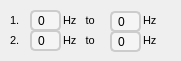
       <widget class="QWidget" name="BandPassSettings" native="true">
        <property name="geometry">
         <rect>
          <x>10</x>
          <y>120</y>
          <width>181</width>
          <height>61</height>
         </rect>
        </property>
        <property name="sizePolicy">
         <sizepolicy hsizetype="Expanding" vsizetype="Expanding">
          <horstretch>0</horstretch>
          <verstretch>0</verstretch>
         </sizepolicy>
        </property>
        <property name="styleSheet">
         <string notr="true">QGroupBox {

    background-color: transparent; /* No background */
   
}</string>
        </property>
        <widget class="QLabel" name="label_32">
         <property name="geometry">
          <rect>
           <x>140</x>
           <y>30</y>
           <width>21</width>
           <height>21</height>
          </rect>
         </property>
         <property name="styleSheet">
          <string notr="true">QLabel {
    font-family: &quot;Montserrat SemiBold&quot;, sans-serif; /* Use Montserrat ExtraBold */
    color: black; /* Text color */
    font-size: 11px
}
</string>
         </property>
         <property name="text">
          <string> Hz</string>
         </property>
        </widget>
        <widget class="QLineEdit" name="BP1Start">
         <property name="geometry">
          <rect>
           <x>30</x>
           <y>10</y>
           <width>31</width>
           <height>21</height>
          </rect>
         </property>
         <property name="styleSheet">
          <string notr="true">/* === QLineEdit Styling (Base Style) === */
QLineEdit {
    font-family: 'Montserrat Medium';
    font-size: 12px;
    color: #000000; /* Dark text */
    background-color: #f5f5f5; /* Light background */
    border: 2px solid #ccc; /* Modern border */
    border-radius: 5px;
    padding: 4px;
}

/* === Hover Effect (Similar to SpinBox) === */
QLineEdit:hover {
    background-color: #e0e0e0; /* Light grey background on hover */
    border: 2px solid #aaa; /* Darker border on hover */
}

/* === Focus Effect (When User Clicks) === */
QLineEdit:focus {
    border: 2px solid #0047B2; /* Blue border when active */
    background-color: #ffffff; /* White background when typing */
}

/* === Placeholder Text Styling === */
QLineEdit::placeholder {
    color: #808080; /* Grey placeholder text */
    font-style: italic;
}

/* === Up &amp; Down Arrow Effects (If Used in Number Input) === */
QLineEdit::up-button {
    background-color: #e0e0e0;
    border: 1px solid #ccc;
    border-radius: 3px;
    width: 15px;
    height: 6px;
    image: url(:/images/up_arrow.png);
}

QLineEdit::down-button {
    background-color: #e0e0e0;
    border: 1px solid #ccc;
    border-radius: 3px;
    width: 15px;
    height: 6px;
    image: url(:/images/down_arrow.png);
}

QLineEdit::up-button:hover, QLineEdit::down-button:hover {
    background-color: #b0b0b0;
}
</string>
         </property>
         <property name="text">
          <string>0</string>
         </property>
        </widget>
        <widget class="QLineEdit" name="BP1End">
         <property name="geometry">
          <rect>
           <x>110</x>
           <y>11</y>
           <width>31</width>
           <height>21</height>
          </rect>
         </property>
         <property name="styleSheet">
          <string notr="true">/* === QLineEdit Styling (Base Style) === */
QLineEdit {
    font-family: 'Montserrat Medium';
    font-size: 12px;
    color: #000000; /* Dark text */
    background-color: #f5f5f5; /* Light background */
    border: 2px solid #ccc; /* Modern border */
    border-radius: 5px;
    padding: 4px;
}

/* === Hover Effect (Similar to SpinBox) === */
QLineEdit:hover {
    background-color: #e0e0e0; /* Light grey background on hover */
    border: 2px solid #aaa; /* Darker border on hover */
}

/* === Focus Effect (When User Clicks) === */
QLineEdit:focus {
    border: 2px solid #0047B2; /* Blue border when active */
    background-color: #ffffff; /* White background when typing */
}

/* === Placeholder Text Styling === */
QLineEdit::placeholder {
    color: #808080; /* Grey placeholder text */
    font-style: italic;
}

/* === Up &amp; Down Arrow Effects (If Used in Number Input) === */
QLineEdit::up-button {
    background-color: #e0e0e0;
    border: 1px solid #ccc;
    border-radius: 3px;
    width: 15px;
    height: 6px;
    image: url(:/images/up_arrow.png);
}

QLineEdit::down-button {
    background-color: #e0e0e0;
    border: 1px solid #ccc;
    border-radius: 3px;
    width: 15px;
    height: 6px;
    image: url(:/images/down_arrow.png);
}

QLineEdit::up-button:hover, QLineEdit::down-button:hover {
    background-color: #b0b0b0;
}
</string>
         </property>
         <property name="text">
          <string>0</string>
         </property>
        </widget>
        <widget class="QLabel" name="label_30">
         <property name="geometry">
          <rect>
           <x>140</x>
           <y>10</y>
           <width>21</width>
           <height>21</height>
          </rect>
         </property>
         <property name="styleSheet">
          <string notr="true">QLabel {
    font-family: &quot;Montserrat SemiBold&quot;, sans-serif; /* Use Montserrat ExtraBold */
    color: black; /* Text color */
    font-size: 11px
}
</string>
         </property>
         <property name="text">
          <string> Hz</string>
         </property>
        </widget>
        <widget class="QLabel" name="label_34">
         <property name="geometry">
          <rect>
           <x>10</x>
           <y>30</y>
           <width>16</width>
           <height>21</height>
          </rect>
         </property>
         <property name="styleSheet">
          <string notr="true">QLabel {
    font-family: &quot;Montserrat SemiBold&quot;, sans-serif; /* Use Montserrat ExtraBold */
    color: black; /* Text color */
    font-size: 11px
}
</string>
         </property>
         <property name="text">
          <string>2.</string>
         </property>
        </widget>
        <widget class="QLabel" name="label_31">
         <property name="geometry">
          <rect>
           <x>60</x>
           <y>30</y>
           <width>51</width>
           <height>21</height>
          </rect>
         </property>
         <property name="styleSheet">
          <string notr="true">QLabel {
    font-family: &quot;Montserrat SemiBold&quot;, sans-serif; /* Use Montserrat ExtraBold */
    color: black; /* Text color */
    font-size: 11px
}
</string>
         </property>
         <property name="text">
          <string> Hz   to</string>
         </property>
        </widget>
        <widget class="QLabel" name="label_29">
         <property name="geometry">
          <rect>
           <x>60</x>
           <y>10</y>
           <width>51</width>
           <height>21</height>
          </rect>
         </property>
         <property name="styleSheet">
          <string notr="true">QLabel {
    font-family: &quot;Montserrat SemiBold&quot;, sans-serif; /* Use Montserrat ExtraBold */
    color: black; /* Text color */
    font-size: 11px
}
</string>
         </property>
         <property name="text">
          <string> Hz   to</string>
         </property>
        </widget>
        <widget class="QLabel" name="label_33">
         <property name="geometry">
          <rect>
           <x>10</x>
           <y>10</y>
           <width>16</width>
           <height>21</height>
          </rect>
         </property>
         <property name="styleSheet">
          <string notr="true">QLabel {
    font-family: &quot;Montserrat SemiBold&quot;, sans-serif; /* Use Montserrat ExtraBold */
    color: black; /* Text color */
    font-size: 11px
}
</string>
         </property>
         <property name="text">
          <string>1.</string>
         </property>
        </widget>
        <widget class="QLineEdit" name="BP2Start">
         <property name="geometry">
          <rect>
           <x>30</x>
           <y>30</y>
           <width>31</width>
           <height>21</height>
          </rect>
         </property>
         <property name="styleSheet">
          <string notr="true">/* === QLineEdit Styling (Base Style) === */
QLineEdit {
    font-family: 'Montserrat Medium';
    font-size: 12px;
    color: #000000; /* Dark text */
    background-color: #f5f5f5; /* Light background */
    border: 2px solid #ccc; /* Modern border */
    border-radius: 5px;
    padding: 4px;
}

/* === Hover Effect (Similar to SpinBox) === */
QLineEdit:hover {
    background-color: #e0e0e0; /* Light grey background on hover */
    border: 2px solid #aaa; /* Darker border on hover */
}

/* === Focus Effect (When User Clicks) === */
QLineEdit:focus {
    border: 2px solid #0047B2; /* Blue border when active */
    background-color: #ffffff; /* White background when typing */
}

/* === Placeholder Text Styling === */
QLineEdit::placeholder {
    color: #808080; /* Grey placeholder text */
    font-style: italic;
}

/* === Up &amp; Down Arrow Effects (If Used in Number Input) === */
QLineEdit::up-button {
    background-color: #e0e0e0;
    border: 1px solid #ccc;
    border-radius: 3px;
    width: 15px;
    height: 6px;
    image: url(:/images/up_arrow.png);
}

QLineEdit::down-button {
    background-color: #e0e0e0;
    border: 1px solid #ccc;
    border-radius: 3px;
    width: 15px;
    height: 6px;
    image: url(:/images/down_arrow.png);
}

QLineEdit::up-button:hover, QLineEdit::down-button:hover {
    background-color: #b0b0b0;
}
</string>
         </property>
         <property name="text">
          <string>0</string>
         </property>
        </widget>
        <widget class="QLineEdit" name="BP2End">
         <property name="geometry">
          <rect>
           <x>110</x>
           <y>31</y>
           <width>31</width>
           <height>21</height>
          </rect>
         </property>
         <property name="styleSheet">
          <string notr="true">/* === QLineEdit Styling (Base Style) === */
QLineEdit {
    font-family: 'Montserrat Medium';
    font-size: 12px;
    color: #000000; /* Dark text */
    background-color: #f5f5f5; /* Light background */
    border: 2px solid #ccc; /* Modern border */
    border-radius: 5px;
    padding: 4px;
}

/* === Hover Effect (Similar to SpinBox) === */
QLineEdit:hover {
    background-color: #e0e0e0; /* Light grey background on hover */
    border: 2px solid #aaa; /* Darker border on hover */
}

/* === Focus Effect (When User Clicks) === */
QLineEdit:focus {
    border: 2px solid #0047B2; /* Blue border when active */
    background-color: #ffffff; /* White background when typing */
}

/* === Placeholder Text Styling === */
QLineEdit::placeholder {
    color: #808080; /* Grey placeholder text */
    font-style: italic;
}

/* === Up &amp; Down Arrow Effects (If Used in Number Input) === */
QLineEdit::up-button {
    background-color: #e0e0e0;
    border: 1px solid #ccc;
    border-radius: 3px;
    width: 15px;
    height: 6px;
    image: url(:/images/up_arrow.png);
}

QLineEdit::down-button {
    background-color: #e0e0e0;
    border: 1px solid #ccc;
    border-radius: 3px;
    width: 15px;
    height: 6px;
    image: url(:/images/down_arrow.png);
}

QLineEdit::up-button:hover, QLineEdit::down-button:hover {
    background-color: #b0b0b0;
}
</string>
         </property>
         <property name="text">
          <string>0</string>
         </property>
        </widget>
       </widget>
